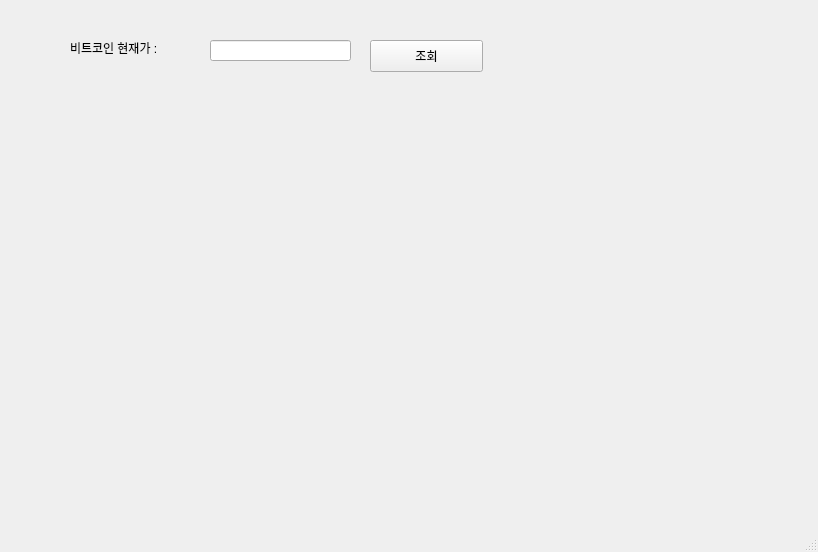
<?xml version="1.0" encoding="UTF-8"?>
<ui version="4.0">
 <class>mainWindow</class>
 <widget class="QMainWindow" name="mainWindow">
  <property name="geometry">
   <rect>
    <x>0</x>
    <y>0</y>
    <width>818</width>
    <height>552</height>
   </rect>
  </property>
  <property name="windowTitle">
   <string>MainWindow</string>
  </property>
  <widget class="QWidget" name="centralwidget">
   <widget class="QPushButton" name="pushButton">
    <property name="geometry">
     <rect>
      <x>370</x>
      <y>40</y>
      <width>113</width>
      <height>32</height>
     </rect>
    </property>
    <property name="text">
     <string>조회</string>
    </property>
   </widget>
   <widget class="QLabel" name="label">
    <property name="geometry">
     <rect>
      <x>70</x>
      <y>40</y>
      <width>111</width>
      <height>16</height>
     </rect>
    </property>
    <property name="text">
     <string>비트코인 현재가 : </string>
    </property>
   </widget>
   <widget class="QLineEdit" name="lineEdit">
    <property name="geometry">
     <rect>
      <x>210</x>
      <y>40</y>
      <width>141</width>
      <height>21</height>
     </rect>
    </property>
   </widget>
  </widget>
  <widget class="QMenuBar" name="menubar">
   <property name="geometry">
    <rect>
     <x>0</x>
     <y>0</y>
     <width>818</width>
     <height>24</height>
    </rect>
   </property>
  </widget>
  <widget class="QStatusBar" name="statusbar"/>
 </widget>
 <resources/>
 <connections/>
</ui>
